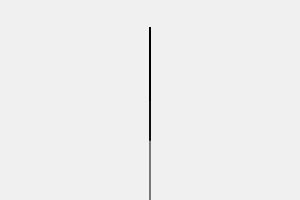
Frame 1 (no input)
Frame 60 (no input): identical to frame 1, image omitted
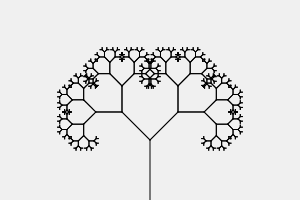
Frame 120 (the mouse pressed at the canvas centre since frame 60)

The p5.js sketch that drew these frames (run headless with seeded random() and noise() and a simulated clock; from frame 60 on, the mouse is pressed at the canvas centre):

// p5.js sketch
// ── sketch.js
/// <reference path="../../p5.global-mode.d.ts" />
// 確率的(非決定的)フラクタル
function branch(theta, len) {   
    // 幹
    line(0, 0, 0, -len);
    translate(0, -len);

    len *= 0.66;

    if (len <= 2) return;

    // 枝
    push();
    rotate(theta);
    line(0,0,0,-len);
    branch(theta, len);
    pop();
    // 枝
    push();
    rotate(-theta);
    line(0,0,0,-len);
    branch(theta, len);
    pop();
}

function setup() {
    createCanvas(300, 200);
    stroke(0);
}
function draw() {
    background(240);
    theta = map(mouseX, 0, width, 0, PI/2);

    translate(width/2, height);
    branch(theta, 60);
}
